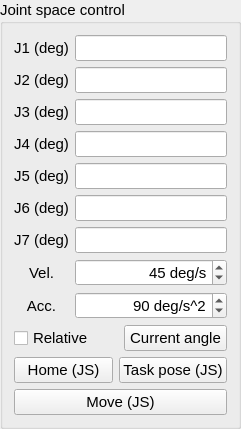
   <widget class="QGroupBox" name="groupBox_12">
    <property name="geometry">
     <rect>
      <x>10</x>
      <y>250</y>
      <width>241</width>
      <height>381</height>
     </rect>
    </property>
    <property name="font">
     <font>
      <family>Ubuntu</family>
      <pointsize>11</pointsize>
     </font>
    </property>
    <property name="title">
     <string>Joint space control</string>
    </property>
    <layout class="QHBoxLayout" name="horizontalLayout_4">
     <item>
      <layout class="QVBoxLayout" name="verticalLayout_5">
       <item>
        <layout class="QGridLayout" name="gridLayout_11">
         <item row="0" column="1">
          <layout class="QGridLayout" name="gridLayout_12">
           <item row="0" column="0">
            <widget class="QLabel" name="label_q_target_1">
             <property name="font">
              <font>
               <family>Ubuntu</family>
               <pointsize>11</pointsize>
              </font>
             </property>
             <property name="text">
              <string>J1 (deg)</string>
             </property>
             <property name="alignment">
              <set>Qt::AlignCenter</set>
             </property>
            </widget>
           </item>
           <item row="7" column="0">
            <widget class="QLabel" name="label_qd_target">
             <property name="font">
              <font>
               <family>Ubuntu</family>
               <pointsize>11</pointsize>
              </font>
             </property>
             <property name="text">
              <string>Vel.</string>
             </property>
             <property name="alignment">
              <set>Qt::AlignCenter</set>
             </property>
            </widget>
           </item>
           <item row="5" column="0">
            <widget class="QLabel" name="label_q_target_6">
             <property name="font">
              <font>
               <family>Ubuntu</family>
               <pointsize>11</pointsize>
              </font>
             </property>
             <property name="text">
              <string>J6 (deg)</string>
             </property>
             <property name="alignment">
              <set>Qt::AlignCenter</set>
             </property>
            </widget>
           </item>
           <item row="4" column="0">
            <widget class="QLabel" name="label_q_target_5">
             <property name="font">
              <font>
               <family>Ubuntu</family>
               <pointsize>11</pointsize>
              </font>
             </property>
             <property name="text">
              <string>J5 (deg)</string>
             </property>
             <property name="alignment">
              <set>Qt::AlignCenter</set>
             </property>
            </widget>
           </item>
           <item row="2" column="0">
            <widget class="QLabel" name="label_q_target_3">
             <property name="font">
              <font>
               <family>Ubuntu</family>
               <pointsize>11</pointsize>
              </font>
             </property>
             <property name="text">
              <string>J3 (deg)</string>
             </property>
             <property name="alignment">
              <set>Qt::AlignCenter</set>
             </property>
            </widget>
           </item>
           <item row="3" column="0">
            <widget class="QLabel" name="label_q_target_4">
             <property name="font">
              <font>
               <family>Ubuntu</family>
               <pointsize>11</pointsize>
              </font>
             </property>
             <property name="text">
              <string>J4 (deg)</string>
             </property>
             <property name="alignment">
              <set>Qt::AlignCenter</set>
             </property>
            </widget>
           </item>
           <item row="1" column="0">
            <widget class="QLabel" name="label_q_target_2">
             <property name="font">
              <font>
               <family>Ubuntu</family>
               <pointsize>11</pointsize>
              </font>
             </property>
             <property name="text">
              <string>J2 (deg)</string>
             </property>
             <property name="alignment">
              <set>Qt::AlignCenter</set>
             </property>
            </widget>
           </item>
           <item row="8" column="0">
            <widget class="QLabel" name="label_qdd_target">
             <property name="font">
              <font>
               <family>Ubuntu</family>
               <pointsize>11</pointsize>
              </font>
             </property>
             <property name="text">
              <string>Acc.</string>
             </property>
             <property name="alignment">
              <set>Qt::AlignCenter</set>
             </property>
            </widget>
           </item>
           <item row="6" column="0">
            <widget class="QLabel" name="label_q_target_7">
             <property name="font">
              <font>
               <family>Ubuntu</family>
               <pointsize>11</pointsize>
              </font>
             </property>
             <property name="text">
              <string>J7 (deg)</string>
             </property>
             <property name="alignment">
              <set>Qt::AlignCenter</set>
             </property>
            </widget>
           </item>
           <item row="0" column="1">
            <widget class="QLineEdit" name="lineEdit_q_target_1">
             <property name="enabled">
              <bool>true</bool>
             </property>
             <property name="font">
              <font>
               <family>Ubuntu</family>
               <pointsize>11</pointsize>
              </font>
             </property>
             <property name="alignment">
              <set>Qt::AlignRight|Qt::AlignTrailing|Qt::AlignVCenter</set>
             </property>
            </widget>
           </item>
           <item row="1" column="1">
            <widget class="QLineEdit" name="lineEdit_q_target_2">
             <property name="enabled">
              <bool>true</bool>
             </property>
             <property name="font">
              <font>
               <family>Ubuntu</family>
               <pointsize>11</pointsize>
              </font>
             </property>
             <property name="alignment">
              <set>Qt::AlignRight|Qt::AlignTrailing|Qt::AlignVCenter</set>
             </property>
            </widget>
           </item>
           <item row="2" column="1">
            <widget class="QLineEdit" name="lineEdit_q_target_3">
             <property name="enabled">
              <bool>true</bool>
             </property>
             <property name="font">
              <font>
               <family>Ubuntu</family>
               <pointsize>11</pointsize>
              </font>
             </property>
             <property name="alignment">
              <set>Qt::AlignRight|Qt::AlignTrailing|Qt::AlignVCenter</set>
             </property>
            </widget>
           </item>
           <item row="3" column="1">
            <widget class="QLineEdit" name="lineEdit_q_target_4">
             <property name="enabled">
              <bool>true</bool>
             </property>
             <property name="font">
              <font>
               <family>Ubuntu</family>
               <pointsize>11</pointsize>
              </font>
             </property>
             <property name="alignment">
              <set>Qt::AlignRight|Qt::AlignTrailing|Qt::AlignVCenter</set>
             </property>
            </widget>
           </item>
           <item row="4" column="1">
            <widget class="QLineEdit" name="lineEdit_q_target_5">
             <property name="enabled">
              <bool>true</bool>
             </property>
             <property name="font">
              <font>
               <family>Ubuntu</family>
               <pointsize>11</pointsize>
              </font>
             </property>
             <property name="alignment">
              <set>Qt::AlignRight|Qt::AlignTrailing|Qt::AlignVCenter</set>
             </property>
            </widget>
           </item>
           <item row="5" column="1">
            <widget class="QLineEdit" name="lineEdit_q_target_6">
             <property name="enabled">
              <bool>true</bool>
             </property>
             <property name="font">
              <font>
               <family>Ubuntu</family>
               <pointsize>11</pointsize>
              </font>
             </property>
             <property name="alignment">
              <set>Qt::AlignRight|Qt::AlignTrailing|Qt::AlignVCenter</set>
             </property>
            </widget>
           </item>
           <item row="6" column="1">
            <widget class="QLineEdit" name="lineEdit_q_target_7">
             <property name="enabled">
              <bool>true</bool>
             </property>
             <property name="font">
              <font>
               <family>Ubuntu</family>
               <pointsize>11</pointsize>
              </font>
             </property>
             <property name="alignment">
              <set>Qt::AlignRight|Qt::AlignTrailing|Qt::AlignVCenter</set>
             </property>
            </widget>
           </item>
           <item row="7" column="1">
            <widget class="QDoubleSpinBox" name="doubleSpinBox_qd_target">
             <property name="minimumSize">
              <size>
               <width>100</width>
               <height>0</height>
              </size>
             </property>
             <property name="font">
              <font>
               <family>Ubuntu</family>
               <pointsize>11</pointsize>
              </font>
             </property>
             <property name="alignment">
              <set>Qt::AlignRight|Qt::AlignTrailing|Qt::AlignVCenter</set>
             </property>
             <property name="suffix">
              <string> deg/s</string>
             </property>
             <property name="decimals">
              <number>0</number>
             </property>
             <property name="maximum">
              <double>180.000000000000000</double>
             </property>
             <property name="singleStep">
              <double>10.000000000000000</double>
             </property>
             <property name="value">
              <double>45.000000000000000</double>
             </property>
            </widget>
           </item>
           <item row="8" column="1">
            <widget class="QDoubleSpinBox" name="doubleSpinBox_qdd_target">
             <property name="minimumSize">
              <size>
               <width>0</width>
               <height>0</height>
              </size>
             </property>
             <property name="font">
              <font>
               <family>Ubuntu</family>
               <pointsize>11</pointsize>
              </font>
             </property>
             <property name="alignment">
              <set>Qt::AlignRight|Qt::AlignTrailing|Qt::AlignVCenter</set>
             </property>
             <property name="suffix">
              <string> deg/s^2</string>
             </property>
             <property name="decimals">
              <number>0</number>
             </property>
             <property name="maximum">
              <double>180.000000000000000</double>
             </property>
             <property name="singleStep">
              <double>10.000000000000000</double>
             </property>
             <property name="value">
              <double>90.000000000000000</double>
             </property>
            </widget>
           </item>
          </layout>
         </item>
        </layout>
       </item>
       <item>
        <layout class="QHBoxLayout" name="horizontalLayout_12">
         <item>
          <widget class="QCheckBox" name="checkBox_is_relative_move_js">
           <property name="font">
            <font>
             <family>Ubuntu</family>
             <pointsize>11</pointsize>
            </font>
           </property>
           <property name="text">
            <string>Relative</string>
           </property>
          </widget>
         </item>
         <item>
          <widget class="QPushButton" name="pushButton_set_current_q">
           <property name="font">
            <font>
             <family>Ubuntu</family>
             <pointsize>11</pointsize>
            </font>
           </property>
           <property name="text">
            <string>Current angle</string>
           </property>
          </widget>
         </item>
        </layout>
       </item>
       <item>
        <layout class="QHBoxLayout" name="horizontalLayout_9">
         <item>
          <widget class="QPushButton" name="pushButton_set_home_q">
           <property name="font">
            <font>
             <family>Ubuntu</family>
             <pointsize>11</pointsize>
            </font>
           </property>
           <property name="text">
            <string>Home (JS)</string>
           </property>
          </widget>
         </item>
         <item>
          <widget class="QPushButton" name="pushButton_set_task_q">
           <property name="font">
            <font>
             <family>Ubuntu</family>
             <pointsize>11</pointsize>
            </font>
           </property>
           <property name="text">
            <string>Task pose (JS)</string>
           </property>
          </widget>
         </item>
        </layout>
       </item>
       <item>
        <widget class="QPushButton" name="pushButton_move_q">
         <property name="font">
          <font>
           <family>Ubuntu</family>
           <pointsize>11</pointsize>
          </font>
         </property>
         <property name="text">
          <string>Move (JS)</string>
         </property>
        </widget>
       </item>
      </layout>
     </item>
    </layout>
   </widget>
